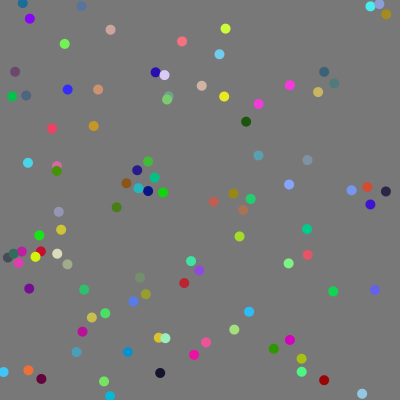
Frame 1 (no input)
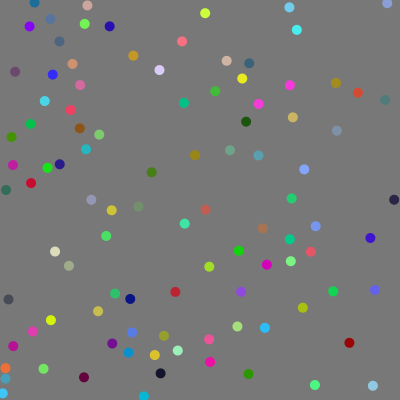
Frame 60 (the mouse pressed at the canvas centre just before this capture)
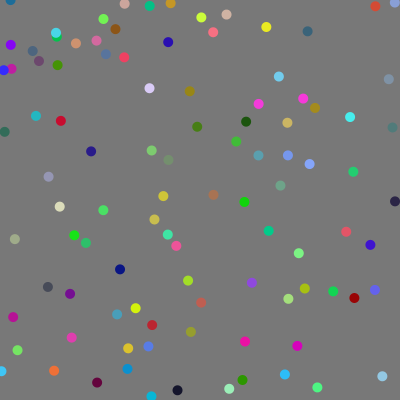
Frame 120 (the mouse held since frame 60 and released just before this capture)

The Processing sketch that drew these frames (run headless with seeded random() and noise(); from frame 60 on, the mouse is pressed at the canvas centre):

// Processing sketch: Processing_Week3_ParticlesClass
// ── Processing_Week3_ParticlesClass.pde
// distance function

float distance(float x1, float y1, float x2, float y2) {
  return sqrt(
    (x1 - x2) * (x1 - x2)
    + (y1 - y2) * (y1 - y2)
    );
}

// BALL "BLUEPRINT"

class Ball {
  float x = 0;
  float y = 0;
  float speedX = 0;
  float speedY = 0;

  float life = 0.0;

  int r = 0;
  int g = 0;
  int b = 0;

  int size = 10;

  Ball(float newX, float newY, float newSpeedX, float newSpeedY, int newR, int newG, int newB) {
    x = newX;
    y = newY;
    speedX = newSpeedX;
    speedY = newSpeedY;

    r = newR;
    g = newG;
    b = newB;
  }

  void runAway(int mx, int my) {
    float d = distance(mx, my, x, y);
    float force = 0.2;

    if (d < 20) {
      life = 1.0;

      if (mx < x) { speedX = speedX + force; }
      if (mx > x) { speedX = speedX - force; }
      if (my < y) { speedY = speedY + force; }
      if (my > y) { speedY = speedY - force; }
    }

    float max = 3.0;

    if (speedX > max) { speedX = max; }
    if (speedX < -max) { speedX = -max; }
    if (speedY > max) { speedY = max; }
    if (speedY < -max) { speedY = -max; }
  }

  void update() {
    x = x + speedX * life;
    y = y + speedY * life;

    life = life - 0.01;
    if (life < 0) { life = 0; }

    if (y > height - size / 2 || y < size / 2) {
      speedY = -speedY;
    }
    if (x > width - size / 2 || x < size / 2) {
      speedX = -speedX;
    }
  }

  void draw() {
    noStroke();
    fill(r, g, b);

    ellipse(x, y, size, size);
  }
}

// BALL "OBJECT" ARRAY

Ball[] balls = new Ball[100];

// PROCESSING STUFF

void setup() {
  size(400, 400);

  for (int i = 0; i < balls.length; i = i + 1) {
    balls[i] = new Ball(
      random(width),
      random(height),
      0,
      0,
      int(random(255)),
      int(random(255)),
      int(random(255))
      );
  }
}

void draw() {
  background(120);

  for (int i = 0; i < balls.length; i = i + 1) {
    balls[i].runAway(mouseX, mouseY);

    for (int j = 0; j < balls.length; j = j + 1) {
      if (i != j) {
        balls[i].runAway(
          int(balls[j].x),
          int(balls[j].y)
          );
      }
    }

    balls[i].update();
    balls[i].draw();
  }
}
